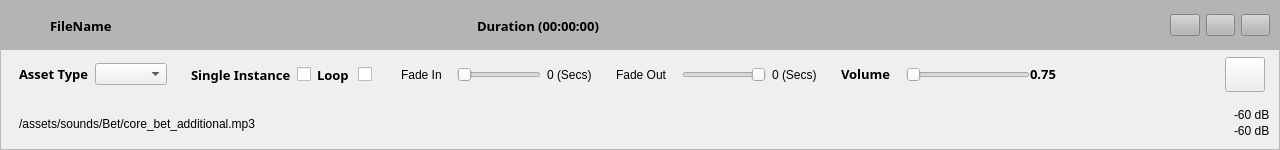
<?xml version="1.0" encoding="UTF-8"?>
<ui version="4.0">
 <class>audio_listview_widget</class>
 <widget class="QWidget" name="audio_listview_widget">
  <property name="geometry">
   <rect>
    <x>0</x>
    <y>0</y>
    <width>1280</width>
    <height>150</height>
   </rect>
  </property>
  <property name="minimumSize">
   <size>
    <width>0</width>
    <height>150</height>
   </size>
  </property>
  <property name="maximumSize">
   <size>
    <width>16777215</width>
    <height>150</height>
   </size>
  </property>
  <property name="windowTitle">
   <string>Form</string>
  </property>
  <property name="styleSheet">
   <string notr="true"/>
  </property>
  <layout class="QVBoxLayout" name="verticalLayout">
   <property name="leftMargin">
    <number>0</number>
   </property>
   <property name="topMargin">
    <number>0</number>
   </property>
   <property name="rightMargin">
    <number>0</number>
   </property>
   <property name="bottomMargin">
    <number>0</number>
   </property>
   <item>
    <widget class="QFrame" name="MainFrame">
     <property name="minimumSize">
      <size>
       <width>0</width>
       <height>0</height>
      </size>
     </property>
     <property name="styleSheet">
      <string notr="true"/>
     </property>
     <property name="frameShape">
      <enum>QFrame::StyledPanel</enum>
     </property>
     <property name="frameShadow">
      <enum>QFrame::Raised</enum>
     </property>
     <layout class="QVBoxLayout" name="verticalLayout_2">
      <property name="spacing">
       <number>0</number>
      </property>
      <property name="leftMargin">
       <number>0</number>
      </property>
      <property name="topMargin">
       <number>0</number>
      </property>
      <property name="rightMargin">
       <number>0</number>
      </property>
      <property name="bottomMargin">
       <number>0</number>
      </property>
      <item>
       <widget class="QFrame" name="frame">
        <property name="maximumSize">
         <size>
          <width>16777215</width>
          <height>50</height>
         </size>
        </property>
        <property name="styleSheet">
         <string notr="true">background-color: rgb(180, 180, 180);</string>
        </property>
        <property name="frameShape">
         <enum>QFrame::NoFrame</enum>
        </property>
        <property name="frameShadow">
         <enum>QFrame::Raised</enum>
        </property>
        <layout class="QHBoxLayout" name="horizontalLayout">
         <property name="leftMargin">
          <number>9</number>
         </property>
         <property name="topMargin">
          <number>0</number>
         </property>
         <property name="rightMargin">
          <number>9</number>
         </property>
         <property name="bottomMargin">
          <number>0</number>
         </property>
         <item>
          <widget class="QLabel" name="audio_listview_item_icon">
           <property name="enabled">
            <bool>true</bool>
           </property>
           <property name="sizePolicy">
            <sizepolicy hsizetype="Preferred" vsizetype="Preferred">
             <horstretch>0</horstretch>
             <verstretch>0</verstretch>
            </sizepolicy>
           </property>
           <property name="minimumSize">
            <size>
             <width>25</width>
             <height>25</height>
            </size>
           </property>
           <property name="maximumSize">
            <size>
             <width>25</width>
             <height>25</height>
            </size>
           </property>
           <property name="baseSize">
            <size>
             <width>0</width>
             <height>0</height>
            </size>
           </property>
           <property name="text">
            <string/>
           </property>
           <property name="pixmap">
            <pixmap resource="../resources.qrc">:/icons/waves-icon.png</pixmap>
           </property>
           <property name="scaledContents">
            <bool>true</bool>
           </property>
          </widget>
         </item>
         <item>
          <widget class="QFrame" name="frame_5">
           <property name="sizePolicy">
            <sizepolicy hsizetype="Preferred" vsizetype="Preferred">
             <horstretch>0</horstretch>
             <verstretch>0</verstretch>
            </sizepolicy>
           </property>
           <property name="maximumSize">
            <size>
             <width>16777215</width>
             <height>16777215</height>
            </size>
           </property>
           <property name="frameShape">
            <enum>QFrame::NoFrame</enum>
           </property>
           <property name="frameShadow">
            <enum>QFrame::Raised</enum>
           </property>
           <layout class="QHBoxLayout" name="horizontalLayout_3">
            <property name="topMargin">
             <number>0</number>
            </property>
            <property name="rightMargin">
             <number>0</number>
            </property>
            <property name="bottomMargin">
             <number>0</number>
            </property>
            <item>
             <widget class="QLabel" name="audio_listview_filepath">
              <property name="font">
               <font>
                <family>Red Hat Display</family>
                <pointsize>10</pointsize>
                <weight>75</weight>
                <bold>true</bold>
               </font>
              </property>
              <property name="text">
               <string>FileName</string>
              </property>
             </widget>
            </item>
            <item alignment="Qt::AlignRight">
             <widget class="QLabel" name="audio_listview_fileduration">
              <property name="font">
               <font>
                <family>Red Hat Display</family>
                <pointsize>10</pointsize>
                <weight>75</weight>
                <bold>true</bold>
               </font>
              </property>
              <property name="text">
               <string>Duration (00:00:00)</string>
              </property>
             </widget>
            </item>
           </layout>
          </widget>
         </item>
         <item>
          <widget class="QFrame" name="frame_4">
           <property name="frameShape">
            <enum>QFrame::NoFrame</enum>
           </property>
           <property name="frameShadow">
            <enum>QFrame::Raised</enum>
           </property>
           <layout class="QHBoxLayout" name="horizontalLayout_4">
            <property name="topMargin">
             <number>0</number>
            </property>
            <property name="rightMargin">
             <number>0</number>
            </property>
            <property name="bottomMargin">
             <number>0</number>
            </property>
            <item>
             <widget class="QLabel" name="audio_listview_item_waveform">
              <property name="sizePolicy">
               <sizepolicy hsizetype="Fixed" vsizetype="Preferred">
                <horstretch>0</horstretch>
                <verstretch>0</verstretch>
               </sizepolicy>
              </property>
              <property name="minimumSize">
               <size>
                <width>550</width>
                <height>0</height>
               </size>
              </property>
              <property name="maximumSize">
               <size>
                <width>550</width>
                <height>16777215</height>
               </size>
              </property>
              <property name="font">
               <font>
                <family>Red Hat Display</family>
                <pointsize>10</pointsize>
                <weight>75</weight>
                <bold>true</bold>
               </font>
              </property>
              <property name="styleSheet">
               <string notr="true"/>
              </property>
              <property name="text">
               <string/>
              </property>
             </widget>
            </item>
           </layout>
          </widget>
         </item>
         <item>
          <widget class="QFrame" name="frame_3">
           <property name="maximumSize">
            <size>
             <width>100</width>
             <height>16777215</height>
            </size>
           </property>
           <property name="frameShape">
            <enum>QFrame::NoFrame</enum>
           </property>
           <property name="frameShadow">
            <enum>QFrame::Raised</enum>
           </property>
           <layout class="QHBoxLayout" name="horizontalLayout_2">
            <property name="spacing">
             <number>6</number>
            </property>
            <property name="leftMargin">
             <number>0</number>
            </property>
            <property name="topMargin">
             <number>0</number>
            </property>
            <property name="rightMargin">
             <number>0</number>
            </property>
            <property name="bottomMargin">
             <number>0</number>
            </property>
            <item alignment="Qt::AlignRight">
             <widget class="QPushButton" name="audio_listview_play_btn">
              <property name="text">
               <string/>
              </property>
              <property name="icon">
               <iconset resource="../resources.qrc">
                <normaloff>:/icons/play-circle.svg</normaloff>:/icons/play-circle.svg</iconset>
              </property>
             </widget>
            </item>
            <item>
             <widget class="QPushButton" name="audio_listview_stop_btn">
              <property name="text">
               <string/>
              </property>
              <property name="icon">
               <iconset resource="../resources.qrc">
                <normaloff>:/icons/stop-circle.svg</normaloff>:/icons/stop-circle.svg</iconset>
              </property>
             </widget>
            </item>
            <item>
             <widget class="QPushButton" name="audio_listview_repeat_btn">
              <property name="text">
               <string/>
              </property>
              <property name="icon">
               <iconset resource="../resources.qrc">
                <normaloff>:/icons/repeat.svg</normaloff>:/icons/repeat.svg</iconset>
              </property>
             </widget>
            </item>
           </layout>
          </widget>
         </item>
        </layout>
       </widget>
      </item>
      <item>
       <widget class="QFrame" name="frame_2">
        <property name="maximumSize">
         <size>
          <width>16777215</width>
          <height>50</height>
         </size>
        </property>
        <property name="frameShape">
         <enum>QFrame::NoFrame</enum>
        </property>
        <property name="frameShadow">
         <enum>QFrame::Raised</enum>
        </property>
        <layout class="QHBoxLayout" name="horizontalLayout_5">
         <property name="leftMargin">
          <number>9</number>
         </property>
         <property name="topMargin">
          <number>0</number>
         </property>
         <property name="rightMargin">
          <number>9</number>
         </property>
         <property name="bottomMargin">
          <number>0</number>
         </property>
         <item alignment="Qt::AlignVCenter">
          <widget class="QFrame" name="frame_6">
           <property name="frameShape">
            <enum>QFrame::NoFrame</enum>
           </property>
           <property name="frameShadow">
            <enum>QFrame::Raised</enum>
           </property>
           <layout class="QHBoxLayout" name="horizontalLayout_7">
            <property name="topMargin">
             <number>0</number>
            </property>
            <property name="rightMargin">
             <number>9</number>
            </property>
            <property name="bottomMargin">
             <number>0</number>
            </property>
            <item>
             <widget class="QLabel" name="label">
              <property name="font">
               <font>
                <family>Red Hat Display</family>
                <pointsize>10</pointsize>
                <weight>75</weight>
                <bold>true</bold>
               </font>
              </property>
              <property name="text">
               <string>Asset Type</string>
              </property>
             </widget>
            </item>
            <item>
             <widget class="QComboBox" name="AssetTypeComboBox">
              <property name="editable">
               <bool>false</bool>
              </property>
             </widget>
            </item>
           </layout>
          </widget>
         </item>
         <item>
          <widget class="QFrame" name="frame_14">
           <property name="minimumSize">
            <size>
             <width>150</width>
             <height>0</height>
            </size>
           </property>
           <property name="frameShape">
            <enum>QFrame::NoFrame</enum>
           </property>
           <property name="frameShadow">
            <enum>QFrame::Raised</enum>
           </property>
           <layout class="QHBoxLayout" name="horizontalLayout_20">
            <item>
             <widget class="QFrame" name="frame_7">
              <property name="styleSheet">
               <string notr="true"/>
              </property>
              <property name="frameShape">
               <enum>QFrame::NoFrame</enum>
              </property>
              <property name="frameShadow">
               <enum>QFrame::Raised</enum>
              </property>
              <layout class="QHBoxLayout" name="horizontalLayout_14">
               <property name="leftMargin">
                <number>0</number>
               </property>
               <property name="topMargin">
                <number>0</number>
               </property>
               <property name="rightMargin">
                <number>0</number>
               </property>
               <property name="bottomMargin">
                <number>0</number>
               </property>
               <item>
                <widget class="QLabel" name="label_4">
                 <property name="font">
                  <font>
                   <family>Red Hat Display</family>
                   <pointsize>10</pointsize>
                   <weight>75</weight>
                   <bold>true</bold>
                  </font>
                 </property>
                 <property name="text">
                  <string>Single Instance</string>
                 </property>
                </widget>
               </item>
               <item>
                <widget class="QCheckBox" name="isSingleInstanceCheckbox">
                 <property name="text">
                  <string/>
                 </property>
                </widget>
               </item>
              </layout>
             </widget>
            </item>
            <item alignment="Qt::AlignLeft">
             <widget class="QFrame" name="frame_12">
              <property name="minimumSize">
               <size>
                <width>60</width>
                <height>0</height>
               </size>
              </property>
              <property name="styleSheet">
               <string notr="true"/>
              </property>
              <property name="frameShape">
               <enum>QFrame::NoFrame</enum>
              </property>
              <property name="frameShadow">
               <enum>QFrame::Raised</enum>
              </property>
              <layout class="QHBoxLayout" name="horizontalLayout_12">
               <property name="leftMargin">
                <number>0</number>
               </property>
               <property name="topMargin">
                <number>0</number>
               </property>
               <property name="rightMargin">
                <number>5</number>
               </property>
               <property name="bottomMargin">
                <number>0</number>
               </property>
               <item>
                <widget class="QLabel" name="label_5">
                 <property name="font">
                  <font>
                   <family>Red Hat Display</family>
                   <pointsize>10</pointsize>
                   <weight>75</weight>
                   <bold>true</bold>
                  </font>
                 </property>
                 <property name="text">
                  <string>Loop</string>
                 </property>
                </widget>
               </item>
               <item alignment="Qt::AlignRight">
                <widget class="QCheckBox" name="isLoppingCheckBox">
                 <property name="text">
                  <string/>
                 </property>
                </widget>
               </item>
              </layout>
             </widget>
            </item>
           </layout>
          </widget>
         </item>
         <item>
          <widget class="QFrame" name="frame_17">
           <property name="frameShape">
            <enum>QFrame::NoFrame</enum>
           </property>
           <property name="frameShadow">
            <enum>QFrame::Raised</enum>
           </property>
           <layout class="QHBoxLayout" name="horizontalLayout_16">
            <property name="leftMargin">
             <number>0</number>
            </property>
            <property name="topMargin">
             <number>0</number>
            </property>
            <property name="rightMargin">
             <number>0</number>
            </property>
            <property name="bottomMargin">
             <number>0</number>
            </property>
            <item>
             <widget class="QFrame" name="frame_18">
              <property name="frameShape">
               <enum>QFrame::NoFrame</enum>
              </property>
              <property name="frameShadow">
               <enum>QFrame::Raised</enum>
              </property>
              <layout class="QHBoxLayout" name="horizontalLayout_17">
               <item alignment="Qt::AlignLeft">
                <widget class="QLabel" name="label_7">
                 <property name="minimumSize">
                  <size>
                   <width>50</width>
                   <height>0</height>
                  </size>
                 </property>
                 <property name="maximumSize">
                  <size>
                   <width>50</width>
                   <height>16777215</height>
                  </size>
                 </property>
                 <property name="text">
                  <string>Fade In</string>
                 </property>
                </widget>
               </item>
               <item>
                <widget class="QSlider" name="FadeInSlider">
                 <property name="maximumSize">
                  <size>
                   <width>200</width>
                   <height>16777215</height>
                  </size>
                 </property>
                 <property name="styleSheet">
                  <string notr="true"/>
                 </property>
                 <property name="orientation">
                  <enum>Qt::Horizontal</enum>
                 </property>
                </widget>
               </item>
               <item>
                <widget class="QLabel" name="FadeInLabel">
                 <property name="text">
                  <string>0 (Secs)</string>
                 </property>
                </widget>
               </item>
              </layout>
             </widget>
            </item>
            <item>
             <widget class="QFrame" name="frame_19">
              <property name="frameShape">
               <enum>QFrame::NoFrame</enum>
              </property>
              <property name="frameShadow">
               <enum>QFrame::Raised</enum>
              </property>
              <layout class="QHBoxLayout" name="horizontalLayout_18">
               <item alignment="Qt::AlignLeft">
                <widget class="QLabel" name="label_8">
                 <property name="minimumSize">
                  <size>
                   <width>60</width>
                   <height>0</height>
                  </size>
                 </property>
                 <property name="maximumSize">
                  <size>
                   <width>50</width>
                   <height>16777215</height>
                  </size>
                 </property>
                 <property name="text">
                  <string>Fade Out</string>
                 </property>
                </widget>
               </item>
               <item>
                <widget class="QSlider" name="FadeOutSlider">
                 <property name="maximumSize">
                  <size>
                   <width>200</width>
                   <height>16777215</height>
                  </size>
                 </property>
                 <property name="orientation">
                  <enum>Qt::Horizontal</enum>
                 </property>
                 <property name="invertedAppearance">
                  <bool>true</bool>
                 </property>
                </widget>
               </item>
               <item>
                <widget class="QLabel" name="FadeOutLabel">
                 <property name="text">
                  <string>0 (Secs)</string>
                 </property>
                </widget>
               </item>
              </layout>
             </widget>
            </item>
           </layout>
          </widget>
         </item>
         <item>
          <widget class="QFrame" name="frame_8">
           <property name="frameShape">
            <enum>QFrame::NoFrame</enum>
           </property>
           <property name="frameShadow">
            <enum>QFrame::Raised</enum>
           </property>
           <layout class="QHBoxLayout" name="horizontalLayout_8">
            <property name="topMargin">
             <number>0</number>
            </property>
            <property name="rightMargin">
             <number>0</number>
            </property>
            <property name="bottomMargin">
             <number>0</number>
            </property>
            <item>
             <widget class="QFrame" name="frame_9">
              <property name="minimumSize">
               <size>
                <width>0</width>
                <height>0</height>
               </size>
              </property>
              <property name="font">
               <font>
                <family>Red Hat Display</family>
                <pointsize>10</pointsize>
                <weight>75</weight>
                <bold>true</bold>
               </font>
              </property>
              <property name="frameShape">
               <enum>QFrame::NoFrame</enum>
              </property>
              <property name="frameShadow">
               <enum>QFrame::Raised</enum>
              </property>
              <layout class="QHBoxLayout" name="horizontalLayout_9">
               <property name="leftMargin">
                <number>0</number>
               </property>
               <property name="topMargin">
                <number>0</number>
               </property>
               <property name="rightMargin">
                <number>0</number>
               </property>
               <property name="bottomMargin">
                <number>0</number>
               </property>
               <item alignment="Qt::AlignHCenter|Qt::AlignVCenter">
                <widget class="QLabel" name="label_3">
                 <property name="text">
                  <string>Volume</string>
                 </property>
                </widget>
               </item>
              </layout>
             </widget>
            </item>
            <item>
             <widget class="QFrame" name="frame_10">
              <property name="minimumSize">
               <size>
                <width>0</width>
                <height>0</height>
               </size>
              </property>
              <property name="frameShape">
               <enum>QFrame::NoFrame</enum>
              </property>
              <property name="frameShadow">
               <enum>QFrame::Raised</enum>
              </property>
              <layout class="QHBoxLayout" name="horizontalLayout_10">
               <property name="topMargin">
                <number>0</number>
               </property>
               <property name="bottomMargin">
                <number>0</number>
               </property>
               <item>
                <widget class="QFrame" name="frame_11">
                 <property name="frameShape">
                  <enum>QFrame::NoFrame</enum>
                 </property>
                 <property name="frameShadow">
                  <enum>QFrame::Raised</enum>
                 </property>
                 <layout class="QHBoxLayout" name="horizontalLayout_11">
                  <property name="spacing">
                   <number>0</number>
                  </property>
                  <property name="leftMargin">
                   <number>0</number>
                  </property>
                  <property name="topMargin">
                   <number>0</number>
                  </property>
                  <property name="rightMargin">
                   <number>0</number>
                  </property>
                  <property name="bottomMargin">
                   <number>0</number>
                  </property>
                  <item>
                   <widget class="QSlider" name="MainVolumeSlider">
                    <property name="minimumSize">
                     <size>
                      <width>0</width>
                      <height>0</height>
                     </size>
                    </property>
                    <property name="maximumSize">
                     <size>
                      <width>16777215</width>
                      <height>16777215</height>
                     </size>
                    </property>
                    <property name="orientation">
                     <enum>Qt::Horizontal</enum>
                    </property>
                   </widget>
                  </item>
                  <item alignment="Qt::AlignRight|Qt::AlignVCenter">
                   <widget class="QLabel" name="MainVolumeValueLabel">
                    <property name="minimumSize">
                     <size>
                      <width>20</width>
                      <height>0</height>
                     </size>
                    </property>
                    <property name="font">
                     <font>
                      <family>Red Hat Display</family>
                      <pointsize>10</pointsize>
                      <weight>75</weight>
                      <bold>true</bold>
                     </font>
                    </property>
                    <property name="layoutDirection">
                     <enum>Qt::LeftToRight</enum>
                    </property>
                    <property name="text">
                     <string>0.75</string>
                    </property>
                    <property name="alignment">
                     <set>Qt::AlignCenter</set>
                    </property>
                   </widget>
                  </item>
                 </layout>
                </widget>
               </item>
               <item>
                <spacer name="horizontalSpacer">
                 <property name="orientation">
                  <enum>Qt::Horizontal</enum>
                 </property>
                 <property name="sizeHint" stdset="0">
                  <size>
                   <width>40</width>
                   <height>20</height>
                  </size>
                 </property>
                </spacer>
               </item>
              </layout>
             </widget>
            </item>
           </layout>
          </widget>
         </item>
         <item>
          <widget class="QFrame" name="frame_13">
           <property name="minimumSize">
            <size>
             <width>50</width>
             <height>0</height>
            </size>
           </property>
           <property name="frameShape">
            <enum>QFrame::NoFrame</enum>
           </property>
           <property name="frameShadow">
            <enum>QFrame::Raised</enum>
           </property>
           <layout class="QHBoxLayout" name="horizontalLayout_13">
            <property name="leftMargin">
             <number>0</number>
            </property>
            <property name="topMargin">
             <number>0</number>
            </property>
            <property name="rightMargin">
             <number>0</number>
            </property>
            <property name="bottomMargin">
             <number>0</number>
            </property>
            <item alignment="Qt::AlignHCenter|Qt::AlignVCenter">
             <widget class="QPushButton" name="ShowFileInExplorerButton">
              <property name="minimumSize">
               <size>
                <width>35</width>
                <height>35</height>
               </size>
              </property>
              <property name="text">
               <string/>
              </property>
              <property name="icon">
               <iconset resource="../resources.qrc">
                <normaloff>:/icons/eye.png</normaloff>:/icons/eye.png</iconset>
              </property>
             </widget>
            </item>
           </layout>
          </widget>
         </item>
        </layout>
       </widget>
      </item>
      <item>
       <widget class="QFrame" name="frame_15">
        <property name="minimumSize">
         <size>
          <width>0</width>
          <height>50</height>
         </size>
        </property>
        <property name="frameShape">
         <enum>QFrame::NoFrame</enum>
        </property>
        <property name="frameShadow">
         <enum>QFrame::Raised</enum>
        </property>
        <layout class="QHBoxLayout" name="horizontalLayout_15">
         <item>
          <widget class="QFrame" name="SoundItemUrlFrame">
           <property name="frameShape">
            <enum>QFrame::NoFrame</enum>
           </property>
           <property name="frameShadow">
            <enum>QFrame::Raised</enum>
           </property>
           <layout class="QHBoxLayout" name="horizontalLayout_19">
            <item>
             <widget class="QLabel" name="SoundItemUrl">
              <property name="text">
               <string>/assets/sounds/Bet/core_bet_additional.mp3</string>
              </property>
             </widget>
            </item>
           </layout>
          </widget>
         </item>
         <item>
          <spacer name="horizontalSpacer_2">
           <property name="orientation">
            <enum>Qt::Horizontal</enum>
           </property>
           <property name="sizeHint" stdset="0">
            <size>
             <width>40</width>
             <height>20</height>
            </size>
           </property>
          </spacer>
         </item>
         <item>
          <widget class="QFrame" name="SoundMeterFrame">
           <property name="minimumSize">
            <size>
             <width>0</width>
             <height>0</height>
            </size>
           </property>
           <property name="maximumSize">
            <size>
             <width>250</width>
             <height>16777215</height>
            </size>
           </property>
           <property name="styleSheet">
            <string notr="true"/>
           </property>
           <property name="frameShape">
            <enum>QFrame::NoFrame</enum>
           </property>
           <property name="frameShadow">
            <enum>QFrame::Raised</enum>
           </property>
           <layout class="QVBoxLayout" name="verticalLayout_3">
            <property name="spacing">
             <number>0</number>
            </property>
            <property name="leftMargin">
             <number>0</number>
            </property>
            <property name="topMargin">
             <number>0</number>
            </property>
            <property name="rightMargin">
             <number>0</number>
            </property>
            <property name="bottomMargin">
             <number>0</number>
            </property>
           </layout>
          </widget>
         </item>
         <item alignment="Qt::AlignRight">
          <widget class="QFrame" name="frame_20">
           <property name="frameShape">
            <enum>QFrame::NoFrame</enum>
           </property>
           <property name="frameShadow">
            <enum>QFrame::Raised</enum>
           </property>
           <layout class="QVBoxLayout" name="verticalLayout_4">
            <property name="spacing">
             <number>0</number>
            </property>
            <property name="leftMargin">
             <number>0</number>
            </property>
            <property name="topMargin">
             <number>0</number>
            </property>
            <property name="rightMargin">
             <number>0</number>
            </property>
            <property name="bottomMargin">
             <number>0</number>
            </property>
            <item alignment="Qt::AlignTop">
             <widget class="QLabel" name="Left_dB_Text">
              <property name="text">
               <string>-60 dB</string>
              </property>
             </widget>
            </item>
            <item alignment="Qt::AlignTop">
             <widget class="QLabel" name="Right_dB_Text">
              <property name="text">
               <string>-60 dB</string>
              </property>
             </widget>
            </item>
           </layout>
          </widget>
         </item>
        </layout>
       </widget>
      </item>
     </layout>
    </widget>
   </item>
  </layout>
 </widget>
 <resources>
  <include location="../resources.qrc"/>
 </resources>
 <connections/>
</ui>
